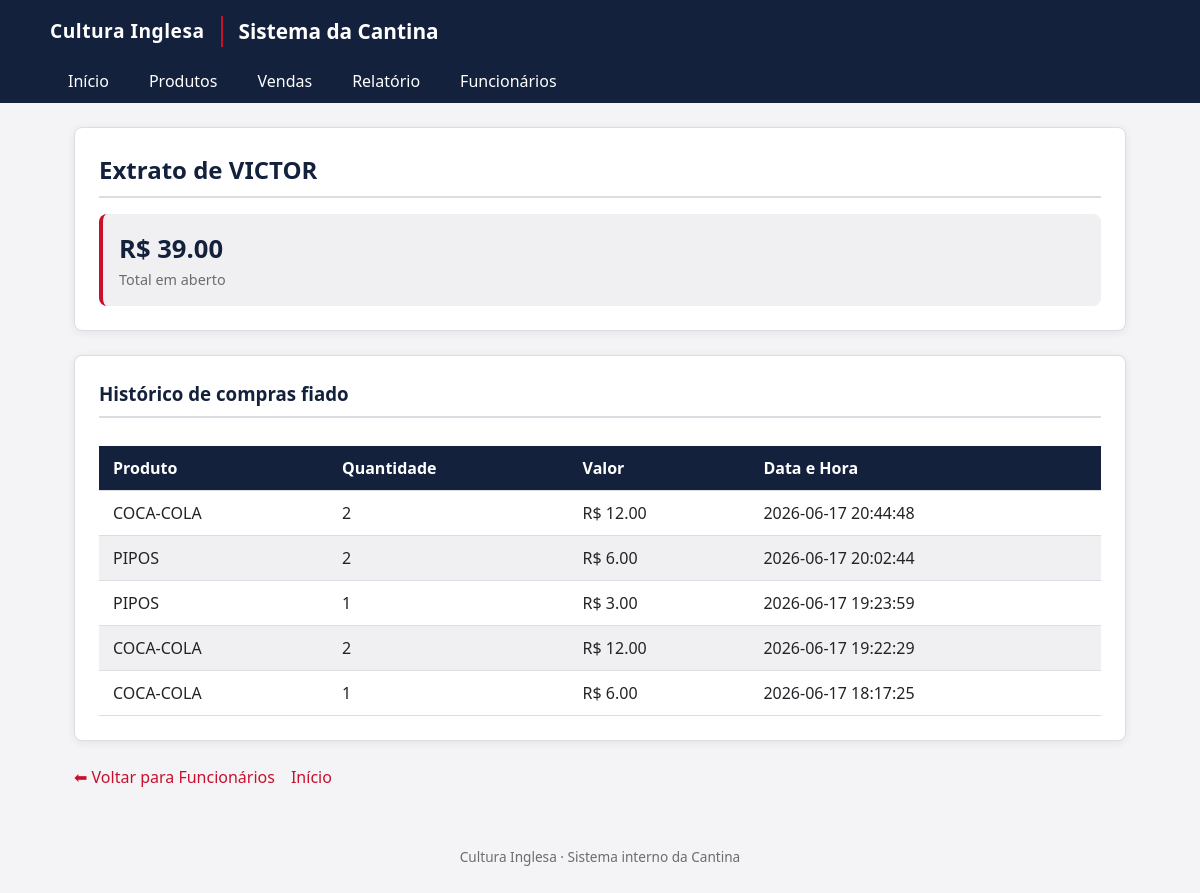
/fiado_funcionario/VICTOR, run on the app's committed database.
### tables this page shows
CREATE TABLE vendas (
    id INTEGER PRIMARY KEY AUTOINCREMENT,
    produto_id INTEGER,
    quantidade INTEGER,
    valor_total REAL,
    data_venda TIMESTAMP DEFAULT CURRENT_TIMESTAMP, tipo_venda TEXT DEFAULT 'NORMAL', funcionario_nome TEXT, forma_pagamento TEXT, valor_recebido REAL, troco REAL,
    FOREIGN KEY (produto_id) REFERENCES produtos(id)
);

CREATE TABLE produtos (
    id INTEGER PRIMARY KEY AUTOINCREMENT,
    nome TEXT NOT NULL,
    preco REAL NOT NULL,
    estoque INTEGER NOT NULL
);

### app.py (the view)
@app.route('/fiado_funcionario/<nome>')
def fiado_funcionario(nome):
    conn = conectar()
    cursor = conn.cursor()
    cursor.execute("""
        SELECT
            produtos.nome,
            vendas.quantidade,
            vendas.valor_total,
            vendas.data_venda
        FROM vendas
        JOIN produtos ON vendas.produto_id = produtos.id
        WHERE vendas.tipo_venda = 'FIADO'
        AND vendas.funcionario_nome = ?
        ORDER BY vendas.data_venda DESC
    """, (nome,))
    compras = cursor.fetchall()
    cursor.execute("""
        SELECT COALESCE(SUM(valor_total), 0)
        FROM vendas
        WHERE tipo_venda = 'FIADO'
        AND funcionario_nome = ?
    """, (nome,))
    total = cursor.fetchone()[0]
    conn.close()
    return render_template(
        "fiado_funcionario.html",
        nome=nome,
        compras=compras,
        total=total
    )

### app.py (called while the page is built)
def conectar():
    return sqlite3.connect("cantina2.db")

### templates/fiado_funcionario.html (shortened to what this page needs)
{% extends "base.html" %}
{% block conteudo %}
    <div class="cartao">
        <h2 class="cartao-titulo">Extrato de {{ nome }}</h2>
        <div class="indicador">
            <div class="indicador-valor">R$ {{ "%.2f"|format(total) }}</div>
            <div class="indicador-rotulo">Total em aberto</div>
        </div>
    </div>
    <div class="cartao">
        <h3 class="cartao-titulo">Histórico de compras fiado</h3>
        {% if compras and compras|length > 0 %}
        <div class="tabela-wrapper">
            <table>
                <thead>
                    <tr>
                        <th>Produto</th>
                        <th>Quantidade</th>
                        <th>Valor</th>
                        <th>Data e Hora</th>
                    </tr>
                </thead>
                <tbody>
                    {% for c in compras %}
                    <tr>
                        <td>{{ c[0] }}</td>
                        <td>{{ c[1] }}</td>
                        <td>R$ {{ "%.2f"|format(c[2]) }}</td>
                        <td>{{ c[3] }}</td>
                    </tr>
                    {% endfor %}
                </tbody>
            </table>
        </div>
        {% else %}
            <p>Esse funcionário não possui compras fiado.</p>
        {% endif %}
    </div>
    <div class="links-rodape-pagina">
        <a href="/funcionarios">⬅ Voltar para Funcionários</a>
        <a href="/">Início</a>
    </div>
{% endblock %}

### static/style.css (style rules this page uses)
:root { --vermelho-principal: #C8102E; --vermelho-escuro: #960C22; --azul-marinho: #14213D; --branco: #FFFFFF; --cinza-fundo: #F4F4F6; --cinza-borda: #DCDCE2; --cinza-claro: #F0F0F2; --texto-principal: #232327; --texto-secundario: #6B6B72; --sucesso: #2E7D32; --alerta: #B8860B; --sombra: 0 2px 8px rgba(20, 33, 61, 0.08); --raio: 8px; }
* { box-sizing: border-box; }
body { margin: 0; font-family: "Segoe UI", Arial, Helvetica, sans-serif; background-color: var(--cinza-fundo); color: var(--texto-principal); line-height: 1.5; }
h1, h2, h3 { color: var(--azul-marinho); margin-top: 0; }
a { color: var(--vermelho-principal); text-decoration: none; }
.cartao { background-color: var(--branco); border: 1px solid var(--cinza-borda); border-radius: var(--raio); box-shadow: var(--sombra); padding: 24px; margin-bottom: 24px; }
.cartao-titulo { border-bottom: 2px solid var(--cinza-borda); padding-bottom: 8px; margin-bottom: 16px; }
.indicador { flex: 1; min-width: 180px; background-color: var(--cinza-claro); border-left: 4px solid var(--vermelho-principal); border-radius: var(--raio); padding: 16px; }
.indicador-valor { font-size: 1.6rem; font-weight: bold; color: var(--azul-marinho); }
.indicador-rotulo { color: var(--texto-secundario); font-size: 0.9rem; }
.links-rodape-pagina { display: flex; flex-wrap: wrap; gap: 16px; margin-top: 8px; }
.tabela-wrapper { overflow-x: auto; }
table { width: 100%; border-collapse: collapse; margin-top: 12px; }
th, td { padding: 10px 14px; text-align: left; border-bottom: 1px solid var(--cinza-borda); }
th { background-color: var(--azul-marinho); color: var(--branco); font-weight: 600; }
tbody tr:nth-child(even) { background-color: var(--cinza-claro); }

### data on the page
vendas: nome "COCA-COLA", quantidade "2", valor_total "12.00", data_venda "2026-06-17 20:44:48"
vendas: nome "PIPOS", quantidade "2", valor_total "6.00", data_venda "2026-06-17 20:02:44"
vendas: nome "PIPOS", quantidade "1", valor_total "3.00", data_venda "2026-06-17 19:23:59"
vendas: nome "COCA-COLA", quantidade "2", valor_total "12.00", data_venda "2026-06-17 19:22:29"
vendas: nome "COCA-COLA", quantidade "1", valor_total "6.00", data_venda "2026-06-17 18:17:25"

### other printed values
{{ nome }} "VICTOR"
{{ "%.2f"|format(total) }} "39.00"
